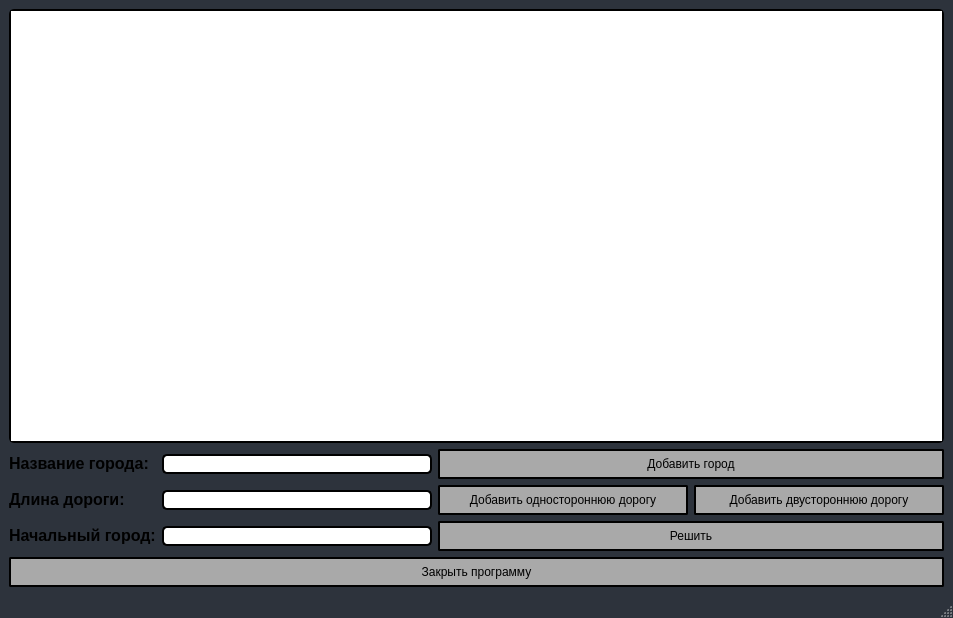
<?xml version="1.0" encoding="UTF-8"?>
<ui version="4.0">
 <class>MainWindow</class>
 <widget class="QMainWindow" name="MainWindow">
  <property name="geometry">
   <rect>
    <x>0</x>
    <y>0</y>
    <width>953</width>
    <height>618</height>
   </rect>
  </property>
  <property name="palette">
   <palette>
    <active>
     <colorrole role="Button">
      <brush brushstyle="SolidPattern">
       <color alpha="255">
        <red>45</red>
        <green>51</green>
        <blue>60</blue>
       </color>
      </brush>
     </colorrole>
     <colorrole role="Base">
      <brush brushstyle="SolidPattern">
       <color alpha="255">
        <red>45</red>
        <green>51</green>
        <blue>60</blue>
       </color>
      </brush>
     </colorrole>
     <colorrole role="Window">
      <brush brushstyle="SolidPattern">
       <color alpha="255">
        <red>45</red>
        <green>51</green>
        <blue>60</blue>
       </color>
      </brush>
     </colorrole>
    </active>
    <inactive>
     <colorrole role="Button">
      <brush brushstyle="SolidPattern">
       <color alpha="255">
        <red>45</red>
        <green>51</green>
        <blue>60</blue>
       </color>
      </brush>
     </colorrole>
     <colorrole role="Base">
      <brush brushstyle="SolidPattern">
       <color alpha="255">
        <red>45</red>
        <green>51</green>
        <blue>60</blue>
       </color>
      </brush>
     </colorrole>
     <colorrole role="Window">
      <brush brushstyle="SolidPattern">
       <color alpha="255">
        <red>45</red>
        <green>51</green>
        <blue>60</blue>
       </color>
      </brush>
     </colorrole>
    </inactive>
    <disabled>
     <colorrole role="Button">
      <brush brushstyle="SolidPattern">
       <color alpha="255">
        <red>45</red>
        <green>51</green>
        <blue>60</blue>
       </color>
      </brush>
     </colorrole>
     <colorrole role="Base">
      <brush brushstyle="SolidPattern">
       <color alpha="255">
        <red>45</red>
        <green>51</green>
        <blue>60</blue>
       </color>
      </brush>
     </colorrole>
     <colorrole role="Window">
      <brush brushstyle="SolidPattern">
       <color alpha="255">
        <red>45</red>
        <green>51</green>
        <blue>60</blue>
       </color>
      </brush>
     </colorrole>
    </disabled>
   </palette>
  </property>
  <property name="windowTitle">
   <string>TSP</string>
  </property>
  <property name="styleSheet">
   <string notr="true">QMainWindow {
background-color:#2D333C
}</string>
  </property>
  <widget class="QWidget" name="centralwidget">
   <layout class="QGridLayout" name="gridLayout">
    <item row="12" column="0" colspan="5">
     <widget class="QPushButton" name="exit">
      <property name="minimumSize">
       <size>
        <width>0</width>
        <height>30</height>
       </size>
      </property>
      <property name="styleSheet">
       <string notr="true">QPushButton:pressed {
    background-color: qlineargradient(spread:pad, x1:0, y1:0, x2:0, y2:1,   stop:0 rgba(70, 70, 70, 255), stop:1 rgba(70, 70, 70, 255))
}
QPushButton {
     background-color:#A9A9A9; border: 2px solid black;
     border-radius: 2px;
}
</string>
      </property>
      <property name="text">
       <string>Закрыть программу</string>
      </property>
     </widget>
    </item>
    <item row="11" column="3" colspan="2">
     <widget class="QPushButton" name="solveButton">
      <property name="minimumSize">
       <size>
        <width>0</width>
        <height>30</height>
       </size>
      </property>
      <property name="styleSheet">
       <string notr="true">QPushButton:pressed {
    background-color: qlineargradient(spread:pad, x1:0, y1:0, x2:0, y2:1,   stop:0 rgba(70, 70, 70, 255), stop:1 rgba(70, 70, 70, 255))
}
QPushButton {
     background-color:#A9A9A9; border: 2px solid black;
     border-radius: 2px;
}
</string>
      </property>
      <property name="text">
       <string>Решить</string>
      </property>
      <property name="checkable">
       <bool>false</bool>
      </property>
      <property name="autoExclusive">
       <bool>true</bool>
      </property>
      <property name="default">
       <bool>false</bool>
      </property>
      <property name="flat">
       <bool>false</bool>
      </property>
     </widget>
    </item>
    <item row="5" column="3">
     <widget class="QPushButton" name="addRoadButton1">
      <property name="minimumSize">
       <size>
        <width>250</width>
        <height>30</height>
       </size>
      </property>
      <property name="palette">
       <palette>
        <active>
         <colorrole role="WindowText">
          <brush brushstyle="SolidPattern">
           <color alpha="255">
            <red>0</red>
            <green>0</green>
            <blue>0</blue>
           </color>
          </brush>
         </colorrole>
         <colorrole role="Button">
          <brush brushstyle="SolidPattern">
           <color alpha="255">
            <red>169</red>
            <green>169</green>
            <blue>169</blue>
           </color>
          </brush>
         </colorrole>
         <colorrole role="Base">
          <brush brushstyle="SolidPattern">
           <color alpha="255">
            <red>169</red>
            <green>169</green>
            <blue>169</blue>
           </color>
          </brush>
         </colorrole>
         <colorrole role="Window">
          <brush brushstyle="SolidPattern">
           <color alpha="255">
            <red>169</red>
            <green>169</green>
            <blue>169</blue>
           </color>
          </brush>
         </colorrole>
        </active>
        <inactive>
         <colorrole role="WindowText">
          <brush brushstyle="SolidPattern">
           <color alpha="255">
            <red>208</red>
            <green>208</green>
            <blue>208</blue>
           </color>
          </brush>
         </colorrole>
         <colorrole role="Button">
          <brush brushstyle="SolidPattern">
           <color alpha="255">
            <red>169</red>
            <green>169</green>
            <blue>169</blue>
           </color>
          </brush>
         </colorrole>
         <colorrole role="Base">
          <brush brushstyle="SolidPattern">
           <color alpha="255">
            <red>169</red>
            <green>169</green>
            <blue>169</blue>
           </color>
          </brush>
         </colorrole>
         <colorrole role="Window">
          <brush brushstyle="SolidPattern">
           <color alpha="255">
            <red>169</red>
            <green>169</green>
            <blue>169</blue>
           </color>
          </brush>
         </colorrole>
        </inactive>
        <disabled>
         <colorrole role="WindowText">
          <brush brushstyle="SolidPattern">
           <color alpha="96">
            <red>164</red>
            <green>166</green>
            <blue>168</blue>
           </color>
          </brush>
         </colorrole>
         <colorrole role="Button">
          <brush brushstyle="SolidPattern">
           <color alpha="255">
            <red>169</red>
            <green>169</green>
            <blue>169</blue>
           </color>
          </brush>
         </colorrole>
         <colorrole role="Base">
          <brush brushstyle="SolidPattern">
           <color alpha="255">
            <red>169</red>
            <green>169</green>
            <blue>169</blue>
           </color>
          </brush>
         </colorrole>
         <colorrole role="Window">
          <brush brushstyle="SolidPattern">
           <color alpha="255">
            <red>169</red>
            <green>169</green>
            <blue>169</blue>
           </color>
          </brush>
         </colorrole>
        </disabled>
       </palette>
      </property>
      <property name="styleSheet">
       <string notr="true">QPushButton:pressed {
    background-color: qlineargradient(spread:pad, x1:0, y1:0, x2:0, y2:1,   stop:0 rgba(70, 70, 70, 255), stop:1 rgba(70, 70, 70, 255))
}
QPushButton {
     background-color:#A9A9A9; border: 2px solid black;
     border-radius: 2px;
}

</string>
      </property>
      <property name="text">
       <string>Добавить одностороннюю дорогу</string>
      </property>
     </widget>
    </item>
    <item row="11" column="1" colspan="2">
     <widget class="QLineEdit" name="startingCityLine">
      <property name="sizePolicy">
       <sizepolicy hsizetype="Preferred" vsizetype="Fixed">
        <horstretch>0</horstretch>
        <verstretch>0</verstretch>
       </sizepolicy>
      </property>
      <property name="styleSheet">
       <string notr="true">QLineEdit {
	border: 2px solid black;
     border-radius: 5px;
}</string>
      </property>
     </widget>
    </item>
    <item row="5" column="1" colspan="2">
     <widget class="QLineEdit" name="roadLenghthLine1">
      <property name="sizePolicy">
       <sizepolicy hsizetype="Preferred" vsizetype="Fixed">
        <horstretch>0</horstretch>
        <verstretch>0</verstretch>
       </sizepolicy>
      </property>
      <property name="styleSheet">
       <string notr="true">QLineEdit {
	border: 2px solid black;
     border-radius: 5px;
}</string>
      </property>
     </widget>
    </item>
    <item row="5" column="4">
     <widget class="QPushButton" name="addRoadButton2">
      <property name="minimumSize">
       <size>
        <width>250</width>
        <height>30</height>
       </size>
      </property>
      <property name="styleSheet">
       <string notr="true">QPushButton:pressed {
    background-color: qlineargradient(spread:pad, x1:0, y1:0, x2:0, y2:1,   stop:0 rgba(70, 70, 70, 255), stop:1 rgba(70, 70, 70, 255))
}
QPushButton {
     background-color:#A9A9A9; border: 2px solid black;
     border-radius: 2px;
}
</string>
      </property>
      <property name="text">
       <string>Добавить двустороннюю дорогу</string>
      </property>
     </widget>
    </item>
    <item row="11" column="0">
     <widget class="QLabel" name="label_3">
      <property name="font">
       <font>
        <pointsize>10</pointsize>
       </font>
      </property>
      <property name="styleSheet">
       <string notr="true">QLable {
color: white;
}</string>
      </property>
      <property name="text">
       <string>&lt;html&gt;&lt;head/&gt;&lt;body&gt;&lt;p&gt;&lt;span style=&quot; font-size:12pt; font-weight:700;&quot;&gt;Начальный город:&lt;/span&gt;&lt;/p&gt;&lt;/body&gt;&lt;/html&gt;</string>
      </property>
     </widget>
    </item>
    <item row="5" column="0">
     <widget class="QLabel" name="label_2">
      <property name="font">
       <font>
        <pointsize>10</pointsize>
       </font>
      </property>
      <property name="styleSheet">
       <string notr="true">QLable {
color: white;
}</string>
      </property>
      <property name="text">
       <string>&lt;html&gt;&lt;head/&gt;&lt;body&gt;&lt;p&gt;&lt;span style=&quot; font-size:12pt; font-weight:700;&quot;&gt;Длина дороги:&lt;/span&gt;&lt;/p&gt;&lt;/body&gt;&lt;/html&gt;</string>
      </property>
     </widget>
    </item>
    <item row="0" column="0" colspan="5">
     <widget class="QGraphicsView" name="graphicsView">
      <property name="font">
       <font>
        <family>Consolas</family>
       </font>
      </property>
      <property name="styleSheet">
       <string notr="true">QGraphicsView {
	border: 2px solid black;
     border-radius: 5px;
}</string>
      </property>
     </widget>
    </item>
    <item row="1" column="0">
     <widget class="QLabel" name="label">
      <property name="font">
       <font>
        <pointsize>10</pointsize>
       </font>
      </property>
      <property name="styleSheet">
       <string notr="true">QLable {
color: white;
}</string>
      </property>
      <property name="text">
       <string>&lt;html&gt;&lt;head/&gt;&lt;body&gt;&lt;p&gt;&lt;span style=&quot; font-size:12pt; font-weight:700;&quot;&gt;Название города:&lt;/span&gt;&lt;/p&gt;&lt;/body&gt;&lt;/html&gt;</string>
      </property>
     </widget>
    </item>
    <item row="1" column="3" colspan="2">
     <widget class="QPushButton" name="addCityButton">
      <property name="sizePolicy">
       <sizepolicy hsizetype="Minimum" vsizetype="Fixed">
        <horstretch>0</horstretch>
        <verstretch>0</verstretch>
       </sizepolicy>
      </property>
      <property name="minimumSize">
       <size>
        <width>0</width>
        <height>30</height>
       </size>
      </property>
      <property name="palette">
       <palette>
        <active>
         <colorrole role="Button">
          <brush brushstyle="SolidPattern">
           <color alpha="255">
            <red>169</red>
            <green>169</green>
            <blue>169</blue>
           </color>
          </brush>
         </colorrole>
         <colorrole role="Base">
          <brush brushstyle="SolidPattern">
           <color alpha="255">
            <red>169</red>
            <green>169</green>
            <blue>169</blue>
           </color>
          </brush>
         </colorrole>
         <colorrole role="Window">
          <brush brushstyle="SolidPattern">
           <color alpha="255">
            <red>169</red>
            <green>169</green>
            <blue>169</blue>
           </color>
          </brush>
         </colorrole>
        </active>
        <inactive>
         <colorrole role="Button">
          <brush brushstyle="SolidPattern">
           <color alpha="255">
            <red>169</red>
            <green>169</green>
            <blue>169</blue>
           </color>
          </brush>
         </colorrole>
         <colorrole role="Base">
          <brush brushstyle="SolidPattern">
           <color alpha="255">
            <red>169</red>
            <green>169</green>
            <blue>169</blue>
           </color>
          </brush>
         </colorrole>
         <colorrole role="Window">
          <brush brushstyle="SolidPattern">
           <color alpha="255">
            <red>169</red>
            <green>169</green>
            <blue>169</blue>
           </color>
          </brush>
         </colorrole>
        </inactive>
        <disabled>
         <colorrole role="Button">
          <brush brushstyle="SolidPattern">
           <color alpha="255">
            <red>169</red>
            <green>169</green>
            <blue>169</blue>
           </color>
          </brush>
         </colorrole>
         <colorrole role="Base">
          <brush brushstyle="SolidPattern">
           <color alpha="255">
            <red>169</red>
            <green>169</green>
            <blue>169</blue>
           </color>
          </brush>
         </colorrole>
         <colorrole role="Window">
          <brush brushstyle="SolidPattern">
           <color alpha="255">
            <red>169</red>
            <green>169</green>
            <blue>169</blue>
           </color>
          </brush>
         </colorrole>
        </disabled>
       </palette>
      </property>
      <property name="styleSheet">
       <string notr="true">QPushButton:pressed {
    background-color: qlineargradient(spread:pad, x1:0, y1:0, x2:0, y2:1,   stop:0 rgba(70, 70, 70, 255), stop:1 rgba(70, 70, 70, 255))
}
QPushButton {
     background-color:#A9A9A9; border: 2px solid black;
     border-radius: 2px;
}
</string>
      </property>
      <property name="text">
       <string>Добавить город</string>
      </property>
     </widget>
    </item>
    <item row="1" column="1" colspan="2">
     <widget class="QLineEdit" name="cityNameLine">
      <property name="sizePolicy">
       <sizepolicy hsizetype="Expanding" vsizetype="Fixed">
        <horstretch>0</horstretch>
        <verstretch>0</verstretch>
       </sizepolicy>
      </property>
      <property name="maximumSize">
       <size>
        <width>10777215</width>
        <height>16777215</height>
       </size>
      </property>
      <property name="styleSheet">
       <string notr="true">QLineEdit {
	border: 2px solid black;
     border-radius: 5px;
}</string>
      </property>
     </widget>
    </item>
   </layout>
  </widget>
  <widget class="QMenuBar" name="menubar">
   <property name="geometry">
    <rect>
     <x>0</x>
     <y>0</y>
     <width>953</width>
     <height>25</height>
    </rect>
   </property>
  </widget>
  <widget class="QStatusBar" name="statusbar"/>
  <action name="save">
   <property name="checkable">
    <bool>false</bool>
   </property>
   <property name="enabled">
    <bool>true</bool>
   </property>
   <property name="text">
    <string>Сохранить</string>
   </property>
  </action>
  <action name="open">
   <property name="text">
    <string>Открыть</string>
   </property>
  </action>
 </widget>
 <resources/>
 <connections/>
</ui>
